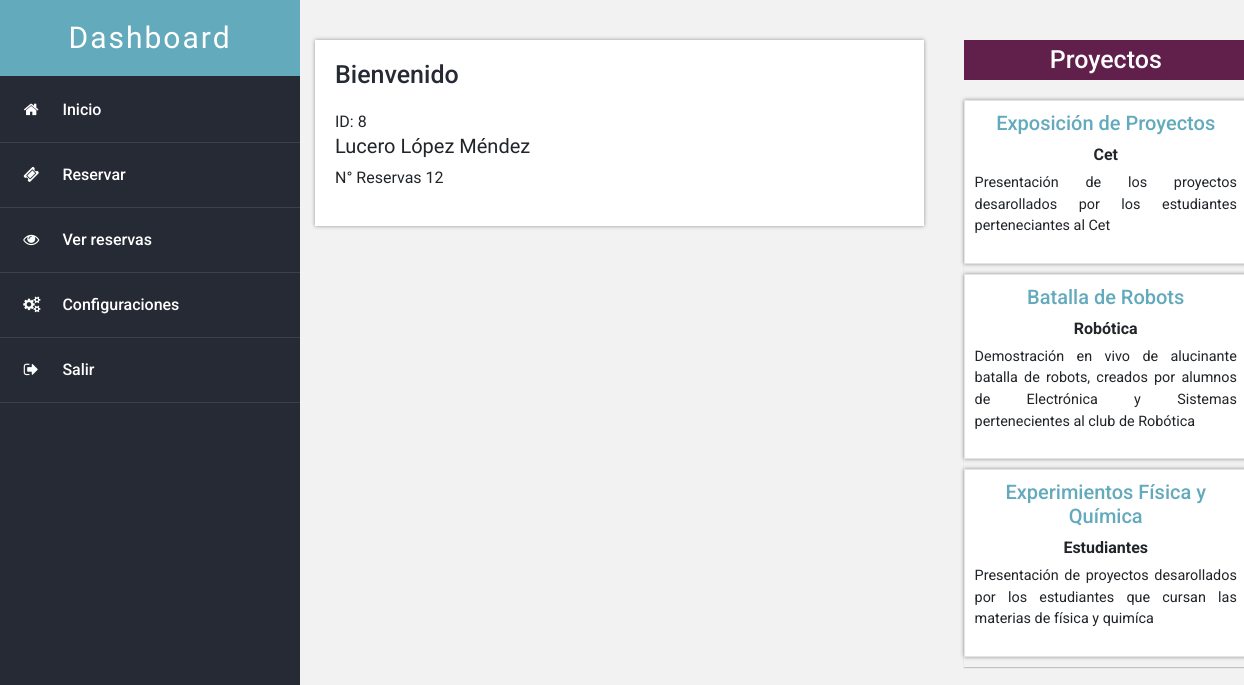
Page /home.php (signed in) on the committed database.
### tables this page shows
CREATE TABLE `proyectos` (
  `pro_id` int(255) NOT NULL,
  `pro_tema` varchar(255) DEFAULT NULL,
  `pro_descripcion` text,
  `grup_id` int(55) DEFAULT NULL
);

### models/proyecto.php (called while the page is built, shortened)
<?php
require_once 'config/db.php';
class Proyecto {
    private $db;
    public function __construct()
    {
        $this->db = DataBase::Conectar();
    }
    public function getProyectos(){
        $sql="SELECT
        pro_id as id,
        pro_tema as tema,
        pro_descripcion as descripcion,
        (SELECT grup_nombre from `grupos` where`grupos`.`grup_id` = `proyectos`.`grup_id` ) as grupo
        FROM `proyectos` limit 3";
        $conferencias = $this->db->query($sql);
        return $conferencias;
    }
}

### config/db.php (called while the page is built)
<?php
class DataBase{
    public static function Conectar(){
        $db = new mysqli('localhost','root','','conferencia');
        $db->query("SET NAMES  utf8");
        return $db;
    }
}

### controllers/ProyectoController.php (called while the page is built, shortened)
<?php
require_once 'models/proyecto.php';
class ProyectoController{
    public function getProyectos(){
        $proyecto = new Proyecto();
        return $proyecto->getProyectos();
    }
}

### views/layouts/proyecto.php (the view)
</div>
<div class="columna col-lg-4">
    <div class="widget estadistica">
        <h3 class="titulo aside-titulo">Proyectos</h3>
        <div class="contenedor d-md-flex flex-lg-column">
            <?php while($proyecto =  $_POST['proyectos']->fetch_object()): ?>
            <div class="caja">
                <h5><?=$proyecto->tema?></h5>
                <span><?=$proyecto->grupo?></span>
                <p><?=$proyecto->descripcion?> </p>
            </div>
            <?php endwhile; ?>
        </div>
    </div>
</div>

### assets/css/panel.css (style rules this page uses)
body { background: #f2f2f2; font-size: 16px; font-family: 'News Cycle', sans-serif; }
.main .columna { padding: 0 20px; }
.main .titulo { color: #262a34; font-size: 25px; font-weight: 500; font-family: 'Roboto', sans-serif; margin-bottom: 20px; }
.aside-titulo { background-color: #60204b; color: #fff !important; font-weight: bold; text-align: center; padding: 5px; }
.main .widget { margin-bottom: 40px; }
.main .contenedor { box-shadow: 0px 1px 1px 0px rgba(0,0,0,.2); }
.main .caja { background: #fff; border: 1px solid #e3e3e3; padding: 10px 10px; flex: 1; text-align: center; font-family: 'Roboto', sans-serif; width: 100%; box-shadow: 0 0 4px rgba(0,0,0,.4); margin-bottom: 10px; transition: all 0.2 ease; }
.main .estadistica span { padding: 4px 0px; font-weight: bold; }
.main .estadistica .caja h5 { color: #63aabc; }
.main .estadistica .caja p { padding-top: 5px; text-align: justify; font-size: 0.9rem; }

### rows in the picture
proyectos: pro_tema "Exposición de Proyectos", grupo "Cet", pro_descripcion "Presentación de los proyectos desarollados por los estudiantes perteneciantes al Cet"
proyectos: pro_tema "Batalla de Robots", grupo "Robótica", pro_descripcion "Demostración en vivo de alucinante batalla de robots, creados por alumnos de Electrónica y Sistemas pertenecientes al club de Robótica"
proyectos: pro_tema "Experimientos Física y Química", grupo "Estudiantes", pro_descripcion "Presentación de proyectos desarollados por los estudiantes que cursan las materias de física y quimíca"

### other values in the picture
$_SESSION['indetificado']->usu_id "8"
$_SESSION['indetificado']->usu_nombre "Lucero"
$_SESSION['indetificado']->usu_apellido "López Méndez"
